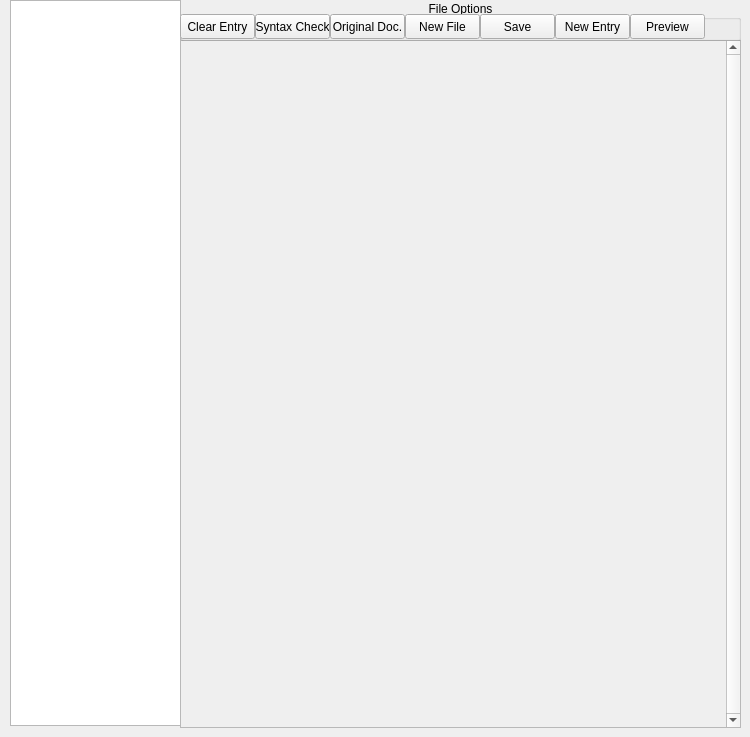
    <widget class="QWidget" name="tabCommon">
     <attribute name="title">
      <string>Common</string>
     </attribute>
     <widget class="QTreeView" name="trvEvents_4">
      <property name="geometry">
       <rect>
        <x>10</x>
        <y>0</y>
        <width>171</width>
        <height>726</height>
       </rect>
      </property>
     </widget>
     <widget class="QScrollArea" name="scrollArea_4">
      <property name="geometry">
       <rect>
        <x>180</x>
        <y>40</y>
        <width>561</width>
        <height>688</height>
       </rect>
      </property>
      <property name="verticalScrollBarPolicy">
       <enum>Qt::ScrollBarAlwaysOn</enum>
      </property>
      <property name="horizontalScrollBarPolicy">
       <enum>Qt::ScrollBarAlwaysOff</enum>
      </property>
      <property name="widgetResizable">
       <bool>true</bool>
      </property>
      <widget class="QWidget" name="scrollAreaWidgetContents_4">
       <property name="geometry">
        <rect>
         <x>0</x>
         <y>0</y>
         <width>541</width>
         <height>684</height>
        </rect>
       </property>
      </widget>
     </widget>
     <widget class="QGroupBox" name="groupBox_4">
      <property name="geometry">
       <rect>
        <x>180</x>
        <y>0</y>
        <width>561</width>
        <height>41</height>
       </rect>
      </property>
      <property name="title">
       <string>File Options</string>
      </property>
      <property name="alignment">
       <set>Qt::AlignCenter</set>
      </property>
      <widget class="QPushButton" name="pushButton_21">
       <property name="geometry">
        <rect>
         <x>150</x>
         <y>14</y>
         <width>75</width>
         <height>25</height>
        </rect>
       </property>
       <property name="text">
        <string>Original Doc.</string>
       </property>
      </widget>
      <widget class="QPushButton" name="pushButton_22">
       <property name="geometry">
        <rect>
         <x>0</x>
         <y>14</y>
         <width>75</width>
         <height>25</height>
        </rect>
       </property>
       <property name="text">
        <string>Clear Entry</string>
       </property>
      </widget>
      <widget class="QPushButton" name="pushButton_23">
       <property name="geometry">
        <rect>
         <x>75</x>
         <y>14</y>
         <width>75</width>
         <height>25</height>
        </rect>
       </property>
       <property name="text">
        <string>Syntax Check</string>
       </property>
      </widget>
      <widget class="QPushButton" name="pushButton_24">
       <property name="geometry">
        <rect>
         <x>225</x>
         <y>14</y>
         <width>75</width>
         <height>25</height>
        </rect>
       </property>
       <property name="text">
        <string>New File</string>
       </property>
      </widget>
      <widget class="QPushButton" name="pushButton_25">
       <property name="geometry">
        <rect>
         <x>375</x>
         <y>14</y>
         <width>75</width>
         <height>25</height>
        </rect>
       </property>
       <property name="text">
        <string>New Entry</string>
       </property>
      </widget>
      <widget class="QPushButton" name="pushButton_26">
       <property name="geometry">
        <rect>
         <x>300</x>
         <y>14</y>
         <width>75</width>
         <height>25</height>
        </rect>
       </property>
       <property name="text">
        <string>Save</string>
       </property>
      </widget>
      <widget class="QPushButton" name="pushButton_27">
       <property name="geometry">
        <rect>
         <x>450</x>
         <y>14</y>
         <width>75</width>
         <height>25</height>
        </rect>
       </property>
       <property name="text">
        <string>Preview</string>
       </property>
      </widget>
     </widget>
    </widget>
